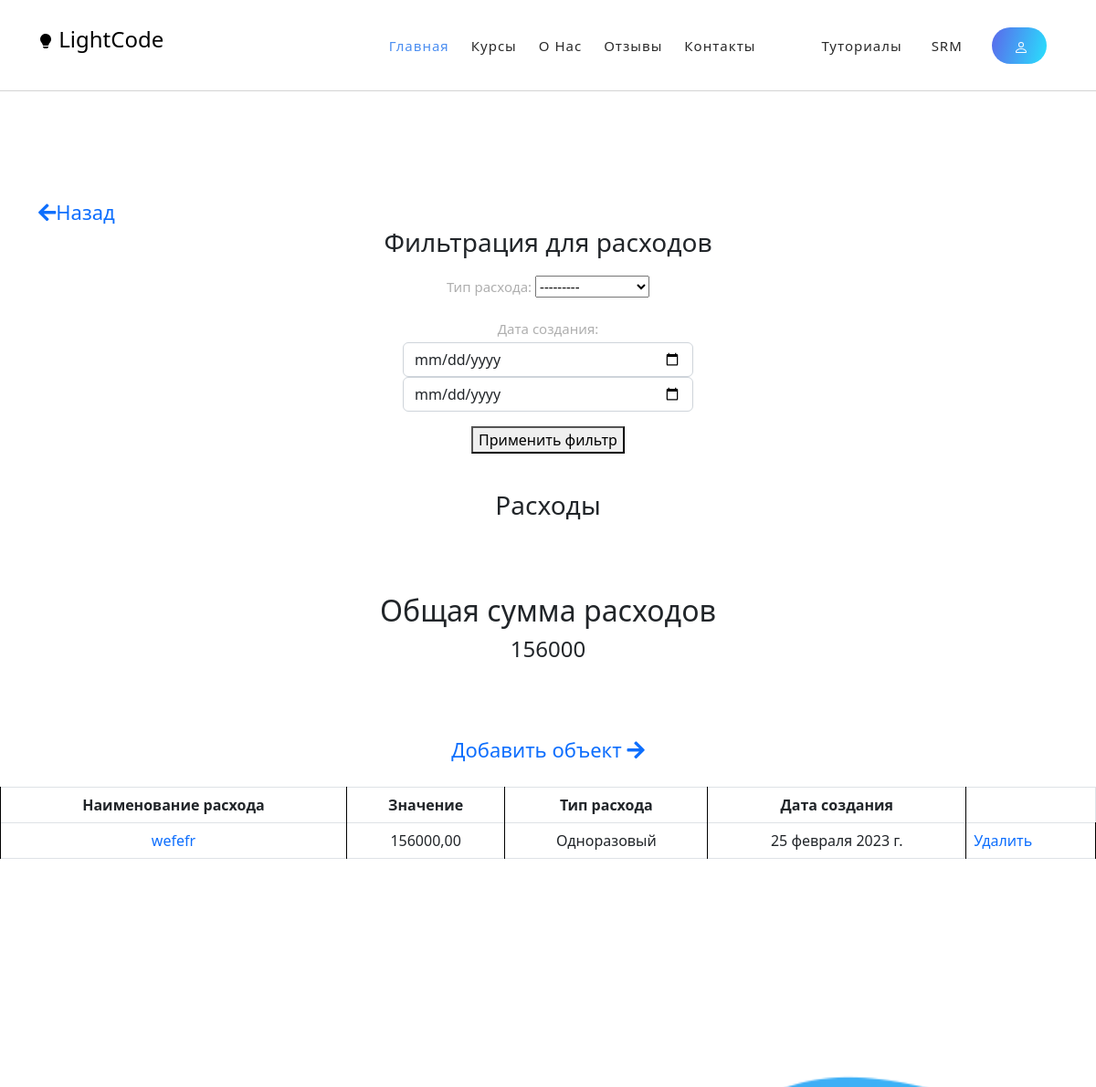
/srm/expenses_list/ (upper part), run on an earlier commit of the app's database.
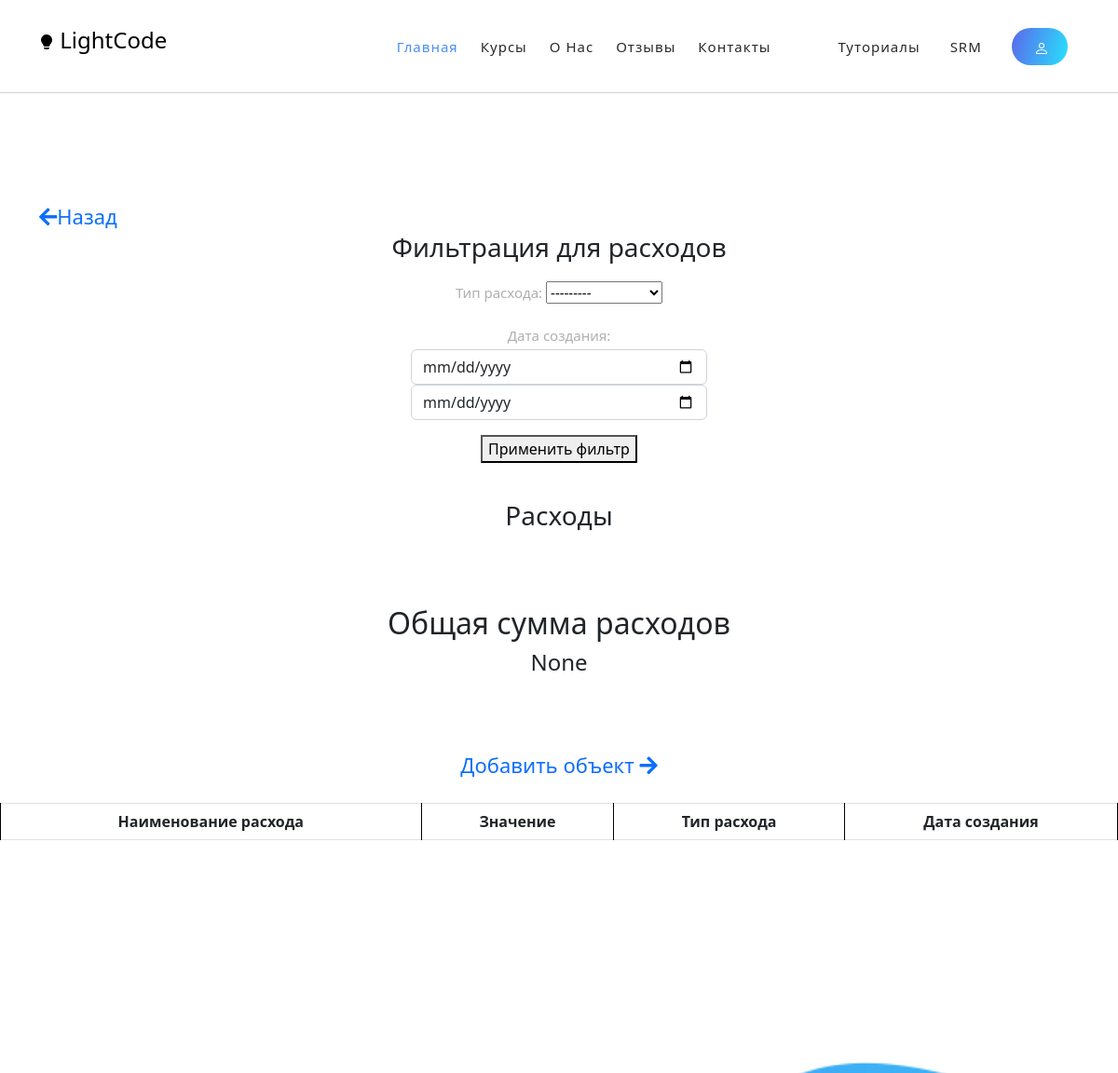
And on a later commit of the database.
### srm/models.py (models this page shows, shortened)
class Expense(models.Model):
    title = models.CharField(max_length=123, verbose_name='Название')
    value = models.DecimalField(decimal_places=2, max_digits=12, default=0.00, verbose_name='Цена')
    flow_type = models.PositiveSmallIntegerField(
        choices=(
            (1, 'Постоянный'),
            (2, 'Одноразовый'),
            (3, 'Сотрудник'),
            (4, 'Возврат'),
        ),
        verbose_name='Тип расхода'
    )
    created_date = models.DateField(auto_now_add=True, verbose_name='Дата создания')
    class Meta:
        verbose_name = 'Расходы'
        verbose_name_plural = 'Расходы'

### srm/views.py (the view)
# urls.py: path('expenses_list/', views.ExpenseListView.as_view(), name='expenses_list'),
class ExpenseListView(FilteredListView):
    model = Expense
    queryset = Expense.objects.all().order_by('-id')
    filterset_class = ExpenseFilter
    template_name = 'srm/expenses_list.html'
    def get_context_data(self, **kwargs):
        context = super().get_context_data(**kwargs)
        context['total'] = context['object_list'].aggregate(total=Sum('value'))['total']
        return context

### srm/views.py (called while the page is built)
    def get_queryset(self):
        queryset = super().get_queryset()
        self.filterset = self.filterset_class(self.request.GET, queryset=queryset)
        return self.filterset.qs.distinct()

    def get_context_data(self, **kwargs):
        context = super().get_context_data(**kwargs)
        context['filterset'] = self.filterset
        return context

### srm/templates/srm/expenses_list.html (shortened to what this page needs)
{% extends 'base.html' %}
{% load static %}
{% block content %}
<br><br><br><br><br><br><br><br><br>
<div class="container">
  <a style="font-size: 22px;" href="{% url 'admin_choice' %}"><i class="fa fa-arrow-left"></i>Назад </a>
</div>
<center>
  <h3>Фильтрация для расходов</h3>
  <div class="container mt-3" style="width: 55%; fon-size: 10px;">
    <div class="row">
      <form method="get">
        <div class="col-6" >
          {{ filterset.form.as_p }}
        </div>
        <button type="submit">Применить фильтр</button>
      </form>
    </div>
  </div>
<br>
  <h3>Расходы</h3>
  <br><br><br>
    <div>
    <h2>Общая сумма расходов</h2>
  <h4>{{ total }}</h4>
    </div>
  <br><br><br>
  <a style="font-size: 22px;" href="{% url 'expense_add' %}">Добавить объект <i class="fa fa-arrow-right"></i></a>
<br>
<br>
  <table class="table table-bordered">
  <tbody>
    <tr>
      <th style="text-align: center; margin: 0 10px;" >Наименование расхода</th>
      <th style="text-align: center; margin: 0 10px;" >Значение</th>
      <th style="text-align: center; margin: 0 10px;" >Тип расхода</th>
      <th style="text-align: center; margin: 0 10px;" >Дата создания</th>
    </tr>
    {% for expense in object_list  %}
    <tr>
      <td style="text-align: center; margin: 0 10px;"><a href="{% url 'expense_detail' expense.id %}" >{{ expense.title }}</a></td>
      <td style="text-align: center; margin: 0 10px;" >{{ expense.value }}</td>
      <td style="text-align: center; margin: 0 10px;" >{{ expense.get_flow_type_display }}</td>
      <td style="text-align: center; margin: 0 10px;" >{{ expense.created_date }}</td>
        <td><a href="{% url 'expense_delete' expense.id %}">Удалить</a></td>
    </tr>
    {% endfor %}
  </tbody>
</table>
</center>
{% endblock %}

### landing/templates/base.html (shortened to what this page needs)
{% load static %}
<head>
    <link href="{% static 'css/bootstrap.min.css' %}" rel="stylesheet">
    <link rel="stylesheet" href="https://use.fontawesome.com/releases/v5.8.1/css/all.css">
    <link rel="stylesheet" href="{% static 'css/templatemo-chain-app-dev.css' %}">
    <link rel="stylesheet" href="{% static 'css/animated.css' %}">
    <link rel="stylesheet" href="{% static 'css/owl.css' %}">
    <link rel="stylesheet" href="{% static 'css/carousel.css' %}">
    <link href="https://cdn.jsdelivr.net/npm/bootstrap@5.2.3/dist/css/bootstrap.min.css" rel="stylesheet">
  </head>
<body>
  <header class="header-area header-sticky wow slideInDown" data-wow-duration="0.75s" data-wow-delay="0s">
    <div class="container">
      <div class="row">
        <div class="col-12">
          <nav class="main-nav">
            <a href="{% url 'index' %}" class="logo">
                <h4 style="color: black;"><br> LightCode</h4>
            </a>
            <ul class="nav">
              <li class="scroll-to-section"><a href="#top" class="active">Главная</a></li>
              <li class="scroll-to-section"><a href="#services">Курсы</a></li>
              <li class="scroll-to-section"><a href="#lol">О нас</a></li>
              <li class="scroll-to-section"><a href="#rewiews">Отзывы</a></li>
              <li class="scroll-to-section"><a href="#newsletter">Контакты</a></li>
              <li class="scroll-to-section"><a href="{% url 'tutorials' %}">Туториалы</a></li>
              <li class="scroll-to-section"><a href="{% url 'personal' %}">SRM</a></li>
              <li><div class="gradient-button"><a id="modal_trigger" href="{% url 'personal_area' %}">&nbsp;</a></div></li>
            </ul>
          </nav>
        </div>
      </div>
    </div>
  </header>
    {% block content  %}
    {% endblock %}
  <footer id="newsletter">
  </footer>
</body>

### static/css/templatemo-chain-app-dev.css (style rules this page uses)
html, body, div, span, applet, object, iframe, h1, h2, h3, h4, h5, h6, p, blockquote, div pre, a, abbr, acronym, address, big, cite, code, del, dfn, em, font, img, ins, kbd, q, s, samp, small, strike, strong, sub, sup, tt, var, b, u, i, center, dl, dt, dd, ol, ul, li, figure, header, nav, section, article, aside, footer, figcaption { margin: 0; padding: 0; border: 0; outline: 0; }
ul, li { padding: 0; margin: 0; list-style: none; }
header, nav, section, article, aside, footer, hgroup { display: block; }
* { box-sizing: border-box; }
html, body { font-family: 'Roboto', sans-serif; font-weight: 400; background-color: #fff; -ms-text-size-adjust: 100%; -webkit-font-smoothing: antialiased; -moz-osx-font-smoothing: grayscale; }
a { text-decoration: none !important; }
h1, h2, h3, h4, h5, h6 { margin-top: 0px; margin-bottom: 0px; }
ul { margin-bottom: 0px; }
p { font-size: 15px; line-height: 30px; font-weight: 300; color: #afafaf; }
html, body { background: #fff; font-family: 'Roboto', sans-serif; }
.gradient-button a { display: inline-block !important; padding: 10px 20px !important; color: #fff !important; text-transform: capitalize; font-size: 15px; background: rgb(19,175,240); background: linear-gradient(105deg, rgba(91,104,235,1) 0%, rgba(40,225,253,1) 100%); border-radius: 23px; font-weight: 500 !important; letter-spacing: 0.3px !important; transition: all .5s; }
.header-area { background-color: transparent; border-bottom: 1px solid rgba(42,42,42,0.2); position: absolute; left: 0px; right: 0px; z-index: 100; height: 100px; -webkit-transition: all .5s ease 0s; -moz-transition: all .5s ease 0s; -o-transition: all .5s ease 0s; transition: all .5s ease 0s; }
.header-area .main-nav { min-height: 80px; background: transparent; }
.header-area .main-nav .logo { float: left; -webkit-transition: all 0.3s ease 0s; -moz-transition: all 0.3s ease 0s; -o-transition: all 0.3s ease 0s; transition: all 0.3s ease 0s; }
.header-area .main-nav .logo { line-height: 100px; float: left; -webkit-transition: all 0.3s ease 0s; -moz-transition: all 0.3s ease 0s; -o-transition: all 0.3s ease 0s; transition: all 0.3s ease 0s; }
.header-area .main-nav .nav { float: right; margin-top: 30px; margin-right: 0px; background-color: transparent; -webkit-transition: all 0.3s ease 0s; -moz-transition: all 0.3s ease 0s; -o-transition: all 0.3s ease 0s; transition: all 0.3s ease 0s; position: relative; z-index: 999; }
.header-area .main-nav .nav li { padding-left: 20px; padding-right: 20px; }
.header-area .main-nav .nav li:nth-child(6) { padding-right: 0px; padding-left: 40px; }
.header-area .main-nav .nav li:last-child a , .background-header .main-nav .nav li:last-child a, .header-area .main-nav .nav li:nth-child(6) a , .background-header .main-nav .nav li:nth-child(6) a { padding: 0px 20px !important; font-weight: 400; }
.header-area .main-nav .nav li a { display: block; font-weight: 500; font-size: 15px; color: #2a2a2a; text-transform: capitalize; -webkit-transition: all 0.3s ease 0s; -moz-transition: all 0.3s ease 0s; -o-transition: all 0.3s ease 0s; transition: all 0.3s ease 0s; height: 40px; line-height: 40px; border: transparent; letter-spacing: 1px; }
.header-area .main-nav .nav li:hover a, .header-area .main-nav .nav li a.active { color: #4b8ef1!important; }
.header-area.header-sticky { min-height: 80px; }
.header-area .nav { margin-top: 30px; }
.header-area.header-sticky .nav li a.active { color: #4b8ef1; }
@media (max-width: 1200px) { .header-area .main-nav .nav li { padding-left: 12px; padding-right: 12px; } }
@media (max-width: 1200px) { .header-area .main-nav:before { display: none; } }
@media (min-width: 767px) { .header-area .main-nav .nav { display: flex !important; } }
footer { background-image: url(../images/footer-bg.png); background-position: center top; background-repeat: no-repeat; background-size: cover; margin-top: 130px; padding-top: 300px; padding-bottom: 60px; }
@media (max-width: 1200px) { .header-area .main-nav .logo h4 { font-size: 24px; } }
@media (max-width: 1200px) { .header-area .main-nav .nav li:last-child { padding-left: 20px; } }

### srm/templates/srm/expenses_list.html (style rules this page uses)
table, th, td { border: 1px solid black; }

What changed in the data, as far as the page shows it:
removed Expense: title "wefefr", value "156000,00", flow_type "Одноразовый", created_date "25 февраля 2023 г."
Also different on the page:
{{ total }}: "156000" → "None"
